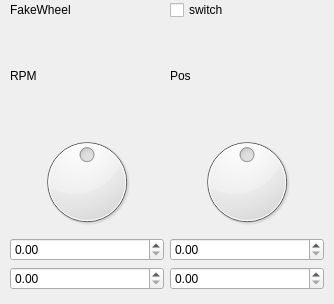
<?xml version="1.0" encoding="UTF-8"?>
<ui version="4.0">
 <class>FakeWheel</class>
 <widget class="QWidget" name="FakeWheel">
  <property name="geometry">
   <rect>
    <x>0</x>
    <y>0</y>
    <width>334</width>
    <height>304</height>
   </rect>
  </property>
  <property name="sizePolicy">
   <sizepolicy hsizetype="Minimum" vsizetype="Minimum">
    <horstretch>0</horstretch>
    <verstretch>0</verstretch>
   </sizepolicy>
  </property>
  <property name="windowTitle">
   <string>Form</string>
  </property>
  <widget class="QWidget" name="layoutWidget">
   <property name="geometry">
    <rect>
     <x>10</x>
     <y>0</y>
     <width>314</width>
     <height>290</height>
    </rect>
   </property>
   <layout class="QGridLayout" name="gridLayout">
    <item row="2" column="1">
     <widget class="QDial" name="pos">
      <property name="minimum">
       <number>-1000</number>
      </property>
      <property name="maximum">
       <number>999</number>
      </property>
     </widget>
    </item>
    <item row="0" column="0">
     <widget class="QLabel" name="label">
      <property name="text">
       <string>FakeWheel</string>
      </property>
     </widget>
    </item>
    <item row="6" column="1">
     <widget class="QDoubleSpinBox" name="amps_upper"/>
    </item>
    <item row="4" column="1">
     <widget class="QDoubleSpinBox" name="amps_lower"/>
    </item>
    <item row="1" column="0">
     <widget class="QLabel" name="label_rpm">
      <property name="text">
       <string>RPM</string>
      </property>
     </widget>
    </item>
    <item row="2" column="0">
     <widget class="QDial" name="rpm">
      <property name="minimum">
       <number>-1000</number>
      </property>
      <property name="maximum">
       <number>999</number>
      </property>
     </widget>
    </item>
    <item row="6" column="0">
     <widget class="QDoubleSpinBox" name="rpm_upper"/>
    </item>
    <item row="1" column="1">
     <widget class="QLabel" name="label_amps">
      <property name="text">
       <string>Pos</string>
      </property>
     </widget>
    </item>
    <item row="4" column="0">
     <widget class="QDoubleSpinBox" name="rpm_lower">
      <property name="value">
       <double>0.000000000000000</double>
      </property>
     </widget>
    </item>
    <item row="0" column="1">
     <widget class="QCheckBox" name="switch_rb">
      <property name="text">
       <string>switch</string>
      </property>
     </widget>
    </item>
   </layout>
  </widget>
 </widget>
 <resources/>
 <connections/>
</ui>
